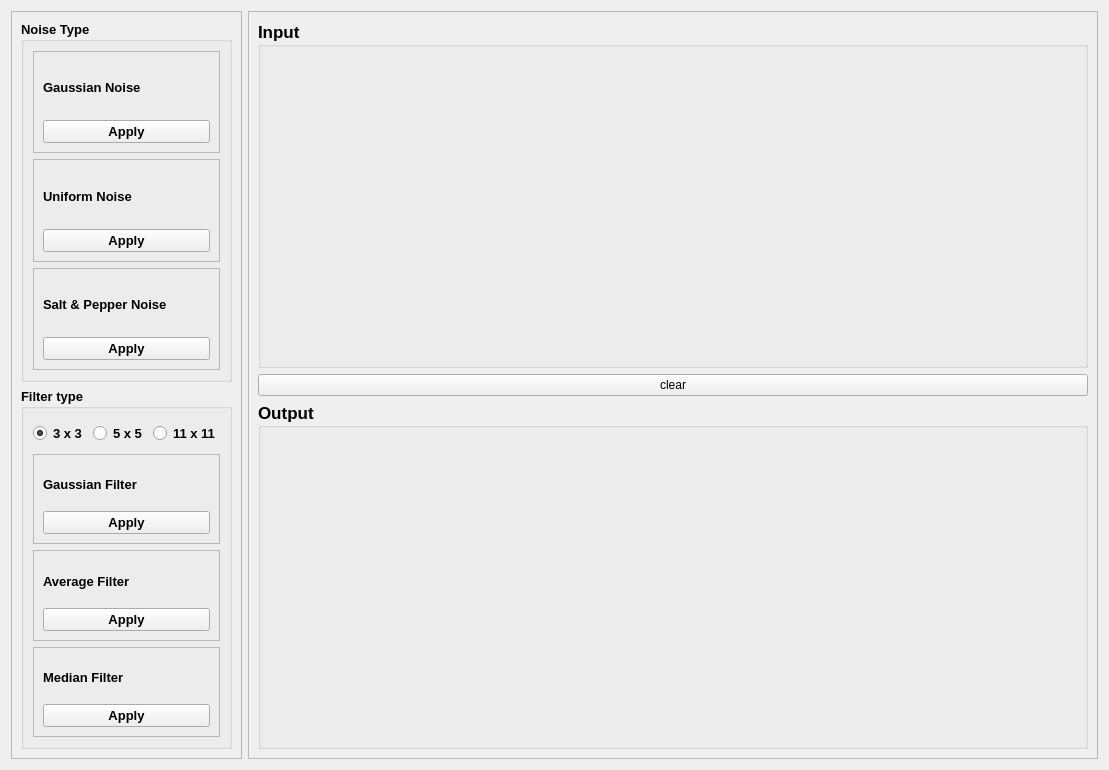
      <widget class="QWidget" name="Filter">
       <attribute name="title">
        <string>Filters</string>
       </attribute>
       <layout class="QHBoxLayout" name="horizontalLayout_5">
        <item>
         <widget class="QFrame" name="frame">
          <property name="maximumSize">
           <size>
            <width>380</width>
            <height>16777215</height>
           </size>
          </property>
          <property name="frameShape">
           <enum>QFrame::StyledPanel</enum>
          </property>
          <property name="frameShadow">
           <enum>QFrame::Raised</enum>
          </property>
          <layout class="QVBoxLayout" name="verticalLayout_5">
           <item>
            <widget class="QGroupBox" name="groupBox">
             <property name="font">
              <font>
               <pointsize>10</pointsize>
               <weight>75</weight>
               <bold>true</bold>
              </font>
             </property>
             <property name="title">
              <string>Noise Type</string>
             </property>
             <layout class="QVBoxLayout" name="verticalLayout_9">
              <item>
               <widget class="QFrame" name="frame_2">
                <property name="frameShape">
                 <enum>QFrame::StyledPanel</enum>
                </property>
                <property name="frameShadow">
                 <enum>QFrame::Raised</enum>
                </property>
                <layout class="QVBoxLayout" name="verticalLayout_6">
                 <item>
                  <widget class="QLabel" name="label">
                   <property name="text">
                    <string>Gaussian Noise</string>
                   </property>
                  </widget>
                 </item>
                 <item>
                  <widget class="QPushButton" name="apply_gaussian">
                   <property name="text">
                    <string>Apply</string>
                   </property>
                  </widget>
                 </item>
                </layout>
               </widget>
              </item>
              <item>
               <widget class="QFrame" name="frame_3">
                <property name="frameShape">
                 <enum>QFrame::StyledPanel</enum>
                </property>
                <property name="frameShadow">
                 <enum>QFrame::Raised</enum>
                </property>
                <layout class="QVBoxLayout" name="verticalLayout_7">
                 <item>
                  <widget class="QLabel" name="label_2">
                   <property name="text">
                    <string>Uniform Noise</string>
                   </property>
                  </widget>
                 </item>
                 <item>
                  <widget class="QPushButton" name="apply_uniform_btn">
                   <property name="text">
                    <string>Apply</string>
                   </property>
                  </widget>
                 </item>
                </layout>
               </widget>
              </item>
              <item>
               <widget class="QFrame" name="frame_4">
                <property name="frameShape">
                 <enum>QFrame::StyledPanel</enum>
                </property>
                <property name="frameShadow">
                 <enum>QFrame::Raised</enum>
                </property>
                <layout class="QVBoxLayout" name="verticalLayout_8">
                 <item>
                  <widget class="QLabel" name="label_3">
                   <property name="text">
                    <string>Salt &amp; Pepper Noise</string>
                   </property>
                  </widget>
                 </item>
                 <item>
                  <widget class="QPushButton" name="apply_salt_pepper_btn">
                   <property name="text">
                    <string>Apply</string>
                   </property>
                  </widget>
                 </item>
                </layout>
               </widget>
              </item>
             </layout>
            </widget>
           </item>
           <item>
            <widget class="QGroupBox" name="groupBox_2">
             <property name="font">
              <font>
               <pointsize>10</pointsize>
               <weight>75</weight>
               <bold>true</bold>
              </font>
             </property>
             <property name="title">
              <string>Filter type</string>
             </property>
             <layout class="QVBoxLayout" name="verticalLayout_10">
              <item>
               <layout class="QHBoxLayout" name="horizontalLayout_18" stretch="0,0,0">
                <property name="sizeConstraint">
                 <enum>QLayout::SetFixedSize</enum>
                </property>
                <item>
                 <widget class="QRadioButton" name="radioButton_3x3">
                  <property name="maximumSize">
                   <size>
                    <width>150</width>
                    <height>30</height>
                   </size>
                  </property>
                  <property name="text">
                   <string>3 x 3</string>
                  </property>
                  <property name="checked">
                   <bool>true</bool>
                  </property>
                 </widget>
                </item>
                <item>
                 <widget class="QRadioButton" name="radioButton_5x5">
                  <property name="sizePolicy">
                   <sizepolicy hsizetype="Maximum" vsizetype="Maximum">
                    <horstretch>0</horstretch>
                    <verstretch>0</verstretch>
                   </sizepolicy>
                  </property>
                  <property name="maximumSize">
                   <size>
                    <width>150</width>
                    <height>30</height>
                   </size>
                  </property>
                  <property name="text">
                   <string>5 x 5</string>
                  </property>
                 </widget>
                </item>
                <item>
                 <widget class="QRadioButton" name="radioButton_11x11">
                  <property name="maximumSize">
                   <size>
                    <width>150</width>
                    <height>30</height>
                   </size>
                  </property>
                  <property name="text">
                   <string>11 x 11</string>
                  </property>
                 </widget>
                </item>
               </layout>
              </item>
              <item>
               <widget class="QFrame" name="frame_5">
                <property name="frameShape">
                 <enum>QFrame::StyledPanel</enum>
                </property>
                <property name="frameShadow">
                 <enum>QFrame::Raised</enum>
                </property>
                <layout class="QVBoxLayout" name="verticalLayout_2">
                 <item>
                  <widget class="QLabel" name="label_4">
                   <property name="text">
                    <string>Gaussian Filter</string>
                   </property>
                  </widget>
                 </item>
                 <item>
                  <widget class="QPushButton" name="applyGaussianFilter_btn">
                   <property name="text">
                    <string>Apply</string>
                   </property>
                  </widget>
                 </item>
                </layout>
               </widget>
              </item>
              <item>
               <widget class="QFrame" name="frame_6">
                <property name="frameShape">
                 <enum>QFrame::StyledPanel</enum>
                </property>
                <property name="frameShadow">
                 <enum>QFrame::Raised</enum>
                </property>
                <layout class="QVBoxLayout" name="verticalLayout_12">
                 <item>
                  <widget class="QLabel" name="label_5">
                   <property name="text">
                    <string>Average Filter</string>
                   </property>
                  </widget>
                 </item>
                 <item>
                  <widget class="QPushButton" name="applyAverageFilter_btn">
                   <property name="text">
                    <string>Apply</string>
                   </property>
                  </widget>
                 </item>
                </layout>
               </widget>
              </item>
              <item>
               <widget class="QFrame" name="frame_7">
                <property name="frameShape">
                 <enum>QFrame::StyledPanel</enum>
                </property>
                <property name="frameShadow">
                 <enum>QFrame::Raised</enum>
                </property>
                <layout class="QVBoxLayout" name="verticalLayout_13">
                 <item>
                  <widget class="QLabel" name="label_6">
                   <property name="text">
                    <string>Median Filter</string>
                   </property>
                  </widget>
                 </item>
                 <item>
                  <widget class="QPushButton" name="applyMedianFilter_btn">
                   <property name="text">
                    <string>Apply</string>
                   </property>
                  </widget>
                 </item>
                </layout>
               </widget>
              </item>
             </layout>
            </widget>
           </item>
          </layout>
         </widget>
        </item>
        <item>
         <widget class="QFrame" name="imageFrame_2">
          <property name="minimumSize">
           <size>
            <width>0</width>
            <height>0</height>
           </size>
          </property>
          <property name="frameShape">
           <enum>QFrame::StyledPanel</enum>
          </property>
          <property name="frameShadow">
           <enum>QFrame::Raised</enum>
          </property>
          <layout class="QVBoxLayout" name="verticalLayout_3">
           <item>
            <widget class="QGroupBox" name="inputgroupBox_2">
             <property name="font">
              <font>
               <pointsize>13</pointsize>
               <weight>75</weight>
               <bold>true</bold>
              </font>
             </property>
             <property name="title">
              <string>Input</string>
             </property>
             <layout class="QHBoxLayout" name="horizontalLayout_4">
              <item>
               <widget class="QLabel" name="input_gray">
                <property name="sizePolicy">
                 <sizepolicy hsizetype="Expanding" vsizetype="Expanding">
                  <horstretch>0</horstretch>
                  <verstretch>0</verstretch>
                 </sizepolicy>
                </property>
                <property name="minimumSize">
                 <size>
                  <width>400</width>
                  <height>300</height>
                 </size>
                </property>
                <property name="maximumSize">
                 <size>
                  <width>403</width>
                  <height>350</height>
                 </size>
                </property>
                <property name="text">
                 <string/>
                </property>
               </widget>
              </item>
              <item>
               <widget class="QLabel" name="input_image_label">
                <property name="sizePolicy">
                 <sizepolicy hsizetype="Expanding" vsizetype="Expanding">
                  <horstretch>0</horstretch>
                  <verstretch>0</verstretch>
                 </sizepolicy>
                </property>
                <property name="minimumSize">
                 <size>
                  <width>400</width>
                  <height>300</height>
                 </size>
                </property>
                <property name="maximumSize">
                 <size>
                  <width>400</width>
                  <height>350</height>
                 </size>
                </property>
                <property name="text">
                 <string/>
                </property>
               </widget>
              </item>
             </layout>
            </widget>
           </item>
           <item>
            <widget class="QPushButton" name="clear_btn">
             <property name="text">
              <string>clear</string>
             </property>
            </widget>
           </item>
           <item>
            <widget class="QGroupBox" name="outputGroupBox_2">
             <property name="font">
              <font>
               <pointsize>13</pointsize>
               <weight>75</weight>
               <italic>false</italic>
               <bold>true</bold>
              </font>
             </property>
             <property name="title">
              <string>Output</string>
             </property>
             <layout class="QHBoxLayout" name="horizontalLayout">
              <item>
               <widget class="QLabel" name="output_gray">
                <property name="sizePolicy">
                 <sizepolicy hsizetype="Expanding" vsizetype="Expanding">
                  <horstretch>0</horstretch>
                  <verstretch>0</verstretch>
                 </sizepolicy>
                </property>
                <property name="minimumSize">
                 <size>
                  <width>400</width>
                  <height>300</height>
                 </size>
                </property>
                <property name="maximumSize">
                 <size>
                  <width>400</width>
                  <height>350</height>
                 </size>
                </property>
                <property name="text">
                 <string/>
                </property>
               </widget>
              </item>
              <item>
               <widget class="QLabel" name="output_filtered_image_label">
                <property name="sizePolicy">
                 <sizepolicy hsizetype="Expanding" vsizetype="Expanding">
                  <horstretch>0</horstretch>
                  <verstretch>0</verstretch>
                 </sizepolicy>
                </property>
                <property name="minimumSize">
                 <size>
                  <width>400</width>
                  <height>300</height>
                 </size>
                </property>
                <property name="maximumSize">
                 <size>
                  <width>400</width>
                  <height>350</height>
                 </size>
                </property>
                <property name="text">
                 <string/>
                </property>
               </widget>
              </item>
             </layout>
            </widget>
           </item>
          </layout>
         </widget>
        </item>
       </layout>
      </widget>
